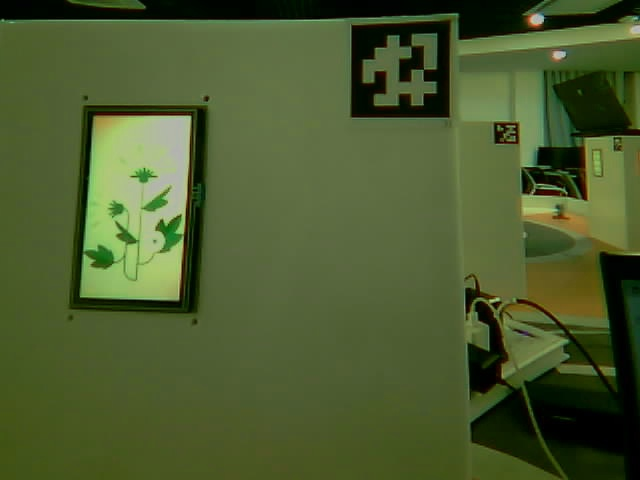
#> input picture robot/robot_final/dataset/class1/29.jpg, 640 x 480 px, given in place of 1.jpg, which was not available
$ python cut.py
#> lines starting #> are read from the running program, lines starting #| are printed output that depends on the picture; after the words box and inside, x2 and y2 are one past the last pixel; in counts of white or black regions, pixels touching at a corner belong together; pictures that were not available may be replaced by others from this repository, and a replacement may not be noted
#> further down, image is the input picture: shape (480, 640, 3); mean B, G, R 47, 90.8, 75.6
import cv2
import numpy as np

def detect_and_transform(image):
    # 转换为灰度图像
    gray = cv2.cvtColor(image, cv2.COLOR_BGR2GRAY)
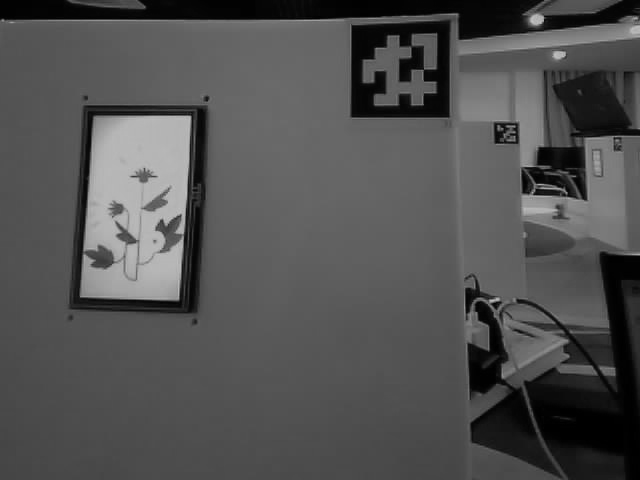
#> gray: shape (480, 640); min 0, max 195, mean 81.4

    # 边缘检测
    edges = cv2.Canny(gray, 20, 300)
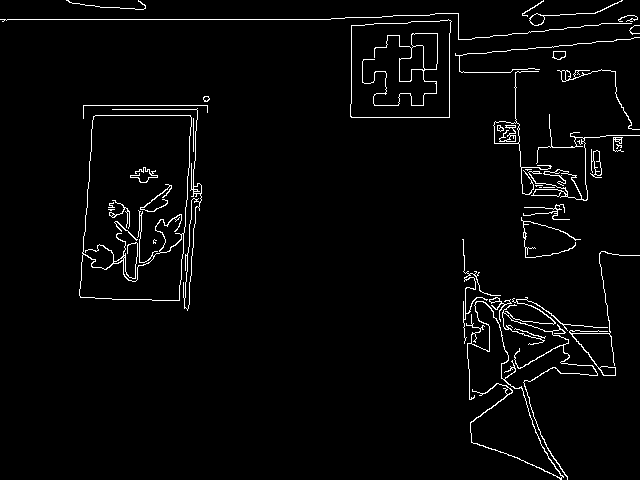
#> edges: shape (480, 640); 2.9% white in thin lines or dots

    # 膨胀操作
    dilated = cv2.dilate(edges, None, iterations=1)
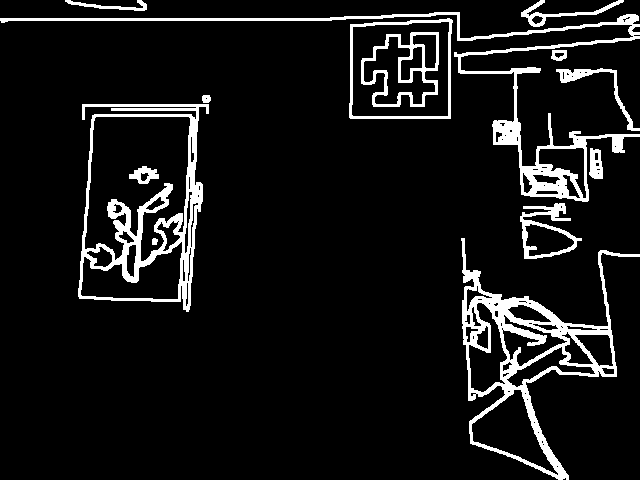
#> dilated: shape (480, 640); 8.6% white; 14 white regions

    # 查找轮廓
    contours, _ = cv2.findContours(dilated.copy(), cv2.RETR_EXTERNAL, cv2.CHAIN_APPROX_SIMPLE)
#> contours = 11 contours; largest, box (x1, y1, x2, y2) and area: (78, 104, 209, 312) 20988, (461, 238, 640, 480) 15854, (349, 18, 453, 119) 9695, (0, 12, 640, 202) 6633, (520, 203, 582, 259) 1836
    # training: edges; test: dilated

    max_area = 0
    best_contour = None

    for contour in contours:
        # 近似轮廓
        epsilon = 0.1 * cv2.arcLength(contour, True)
        approx = cv2.approxPolyDP(contour, epsilon, True)

        # 如果近似轮廓有四个顶点，则认为是矩形
        if len(approx) == 4:
            x, y, w, h = cv2.boundingRect(approx)

            # 检查宽度和长度是否在指定范围内
            if w >= 30 and h >= 60 and h/w >= 1.6 and h/w <= 2.5:
                area = cv2.contourArea(contour)

                # 选择最大面积的矩形
                if area > max_area:
                    max_area = area
                    best_contour = approx
#> this loop made 11 passes
#> (epsilon, approx, x, y, w, h) on passes 3, 5, 6, 7, 8: (8.21, [[590, 148], [589, 174], [602, 178], [600, 150]], 589, 148, 14, 31), (2.71, [[203, 95], [203, 102], [208, 102], [209, 95]], 203, 95, 7, 8), (29.23, [[556, 69], [613, 72], [639, 130], [616, 70]], 556, 69, 84, 62), (4.65, [[552, 50], [551, 58], [566, 57], [566, 50]], 551, 50, 16, 9), (39.9, [[452, 20], [350, 24], [349, 117], [450, 118]], 349, 20, 104, 99)
#> (epsilon, approx) on passes 1, 2, 4, 9, 10, 11: (118.4, [[461, 238], [568, 479], [639, 254]]), (39.83, [[564, 203], [524, 258]]), (115.1, [[82, 104], [188, 311]]), (273.9, [[639, 136], [0, 18]]), (28.64, [[521, 16], [623, 0]]), (19.42, [[65, 0], [146, 9]])
#> after the loop, max_area = 0


    # 如果找到最佳矩形的轮廓
    if best_contour is not None:
        # 裁剪矩形区域
        screen = four_point_transform(image, best_contour.reshape(4, 2))

        # 进行透视变换，将矩形调整为统一大小的矩形
        transformed_screen = perspective_transform(screen)

        return transformed_screen

    else:
        return None


def four_point_transform(image, pts):
    # 提取四个顶点坐标
    rect = np.zeros((4, 2), dtype=np.float32)
    sums = np.sum(pts, axis=1)
    # 根据和的大小进行排序
    sorted_indices = np.argsort(sums)
    # 使用排序后的索引对 pts 进行重新排序
    pts = pts[sorted_indices]
    rect[0] = pts[0]
    rect[1] = pts[1]
    rect[3] = pts[2]
    rect[2] = pts[3]

    # 计算新图像的宽度和高度
    width = max(np.linalg.norm(rect[0] - rect[1]), np.linalg.norm(rect[2] - rect[3]))
    height = max(np.linalg.norm(rect[0] - rect[3]), np.linalg.norm(rect[1] - rect[2]))

    # 创建目标图像的坐标
    dst = np.array([[0, 0],
                    [width - 1, 0],
                    [width - 1, height - 1],
                    [0, height - 1]], dtype=np.float32)

    # 计算透视变换矩阵
    M = cv2.getPerspectiveTransform(rect, dst)

    # 应用透视变换
    warped = cv2.warpPerspective(image, M, (int(width), int(height)))

    return warped


def perspective_transform(image):
    # 定义目标图像大小
    target_width = 100
    target_height = 200

    # 调整图像大小
    # img = cv2.rotate(image, cv2.ROTATE_90_CLOCKWISE)
    resized = cv2.resize(image, (target_width, target_height))

    return resized

for j in range(1, 13):
    for i in range(1, 101):
        image_path = "C:/Users/86150/Desktop/code/robot_final/dataset/class"+ str(j) + "/" + str(i) + ".jpg"
        # 读取图像
        image = cv2.imread(image_path)

        # 检测并转换图像
#> (the run stopped early here; a loop or call above may not have finished)

$ run again, on robot/robot_final/dataset/class11/92.jpg
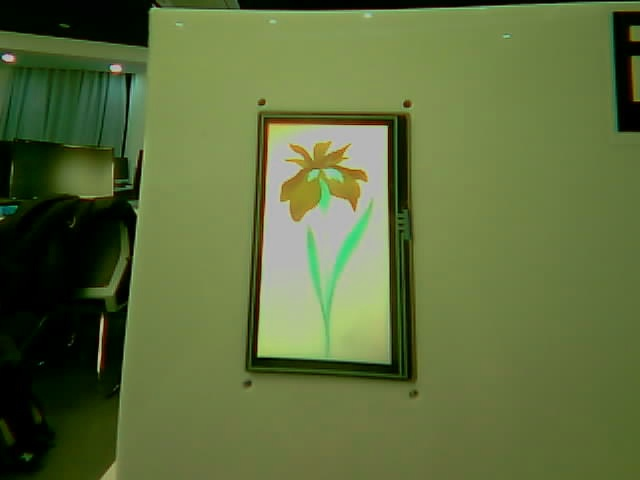
#> input picture robot/robot_final/dataset/class11/92.jpg, 640 x 480 px, given in place of 1.jpg, which was not available
#> image is the input picture: shape (480, 640, 3); mean B, G, R 61.2, 109.9, 94.4
#> in detect_and_transform, `edges = cv2.Canny(gray, 20, 300)`:
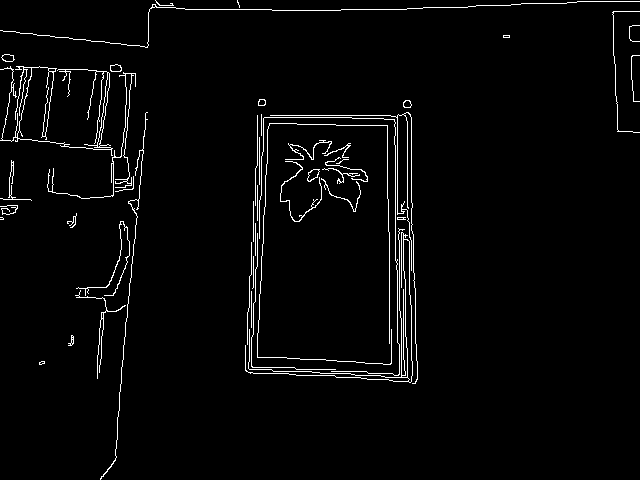
#> edges: shape (480, 640); 2.7% white in thin lines or dots
#> in detect_and_transform, `dilated = cv2.dilate(edges, None, iterations=1)`:
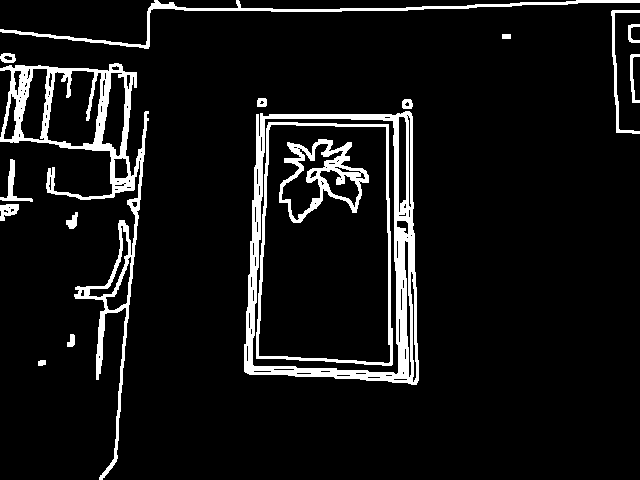
#> dilated: shape (480, 640); 8% white; 17 white regions
#> contours = 15 contours; largest, box (x1, y1, x2, y2) and area: (244, 111, 419, 385) 43078, (0, 63, 149, 480) 13958, (0, 0, 640, 49) 1522, (611, 10, 640, 134) 356, (0, 159, 33, 202) 250
#> the loop in detect_and_transform, `for contour in contours:` made 15 passes
#> (epsilon, approx, x, y, w, h) on passes 1, 5, 6, 7, 8: (2.28, [[38, 361], [38, 365], [45, 364], [45, 360]], 38, 360, 8, 6), (14.64, [[10, 159], [0, 199], [32, 201], [12, 195]], 0, 159, 33, 43), (92.39, [[409, 111], [256, 114], [245, 372], [416, 384]], 245, 111, 172, 274), (3.45, [[404, 99], [402, 107], [411, 108], [411, 100]], 402, 99, 10, 10), (3.22, [[258, 98], [257, 106], [265, 106], [266, 99]], 257, 98, 10, 9)
#> after the loop in detect_and_transform, `for contour in contours:`: max_area = 0

$ run again, on robot/robot_final/dataset/class2/25.jpg
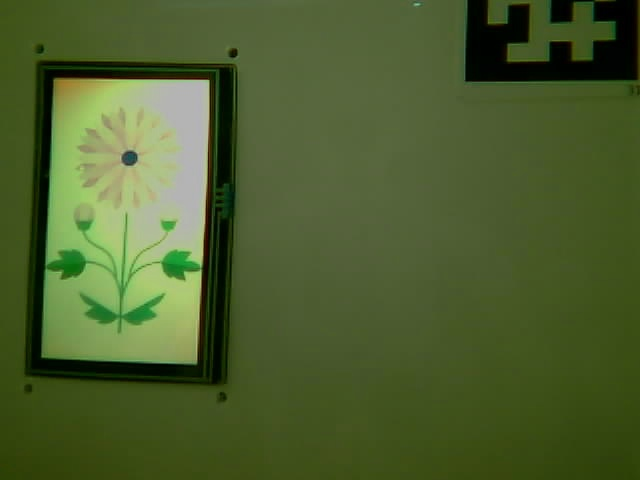
#> input picture robot/robot_final/dataset/class2/25.jpg, 640 x 480 px, given in place of 1.jpg, which was not available
#> image is the input picture: shape (480, 640, 3); mean B, G, R 45.8, 93.9, 76.1
#> in detect_and_transform, `edges = cv2.Canny(gray, 20, 300)`:
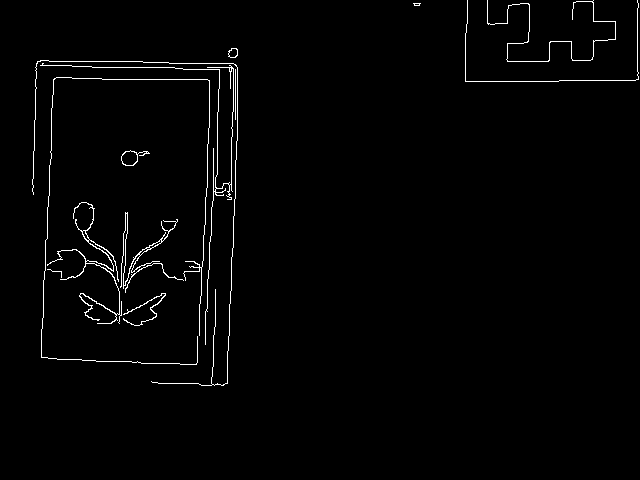
#> edges: shape (480, 640); 1.5% white in thin lines or dots, all inside (x1, y1, x2, y2) = (32, 0, 639, 386)
#> dilated: shape (480, 640); 4.7% white; 7 white regions
#> contours = 6 contours; box (x1, y1, x2, y2) and area: (40, 76, 211, 366) 45303, (31, 59, 239, 387) 5656, (486, 0, 617, 63) 891, (464, 0, 640, 83) 685, (227, 47, 239, 59) 111, (412, 2, 422, 7) 33
#> the loop in detect_and_transform, `for contour in contours:` made 6 passes
#> (epsilon, x, y, w, h, area, max_area, best_contour) on pass 1: (89.77, 40, 76, 171, 290, 45303, 45303, [[55, 76], [40, 358], [197, 365], [210, 79]])
#> after the loop in detect_and_transform, `for contour in contours:`: max_area = 45303
#> sums = [131, 398, 562, 289]
#> sorted_indices = [0, 3, 1, 2]
#> pts = [[55, 76], [210, 79], [40, 358], [197, 365]]
#> in perspective_transform, `resized = cv2.resize(image, (target_width, target_height))`:
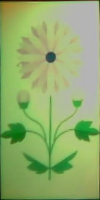
#> resized: shape (200, 100, 3); mean B, G, R 110, 173.6, 145.7
